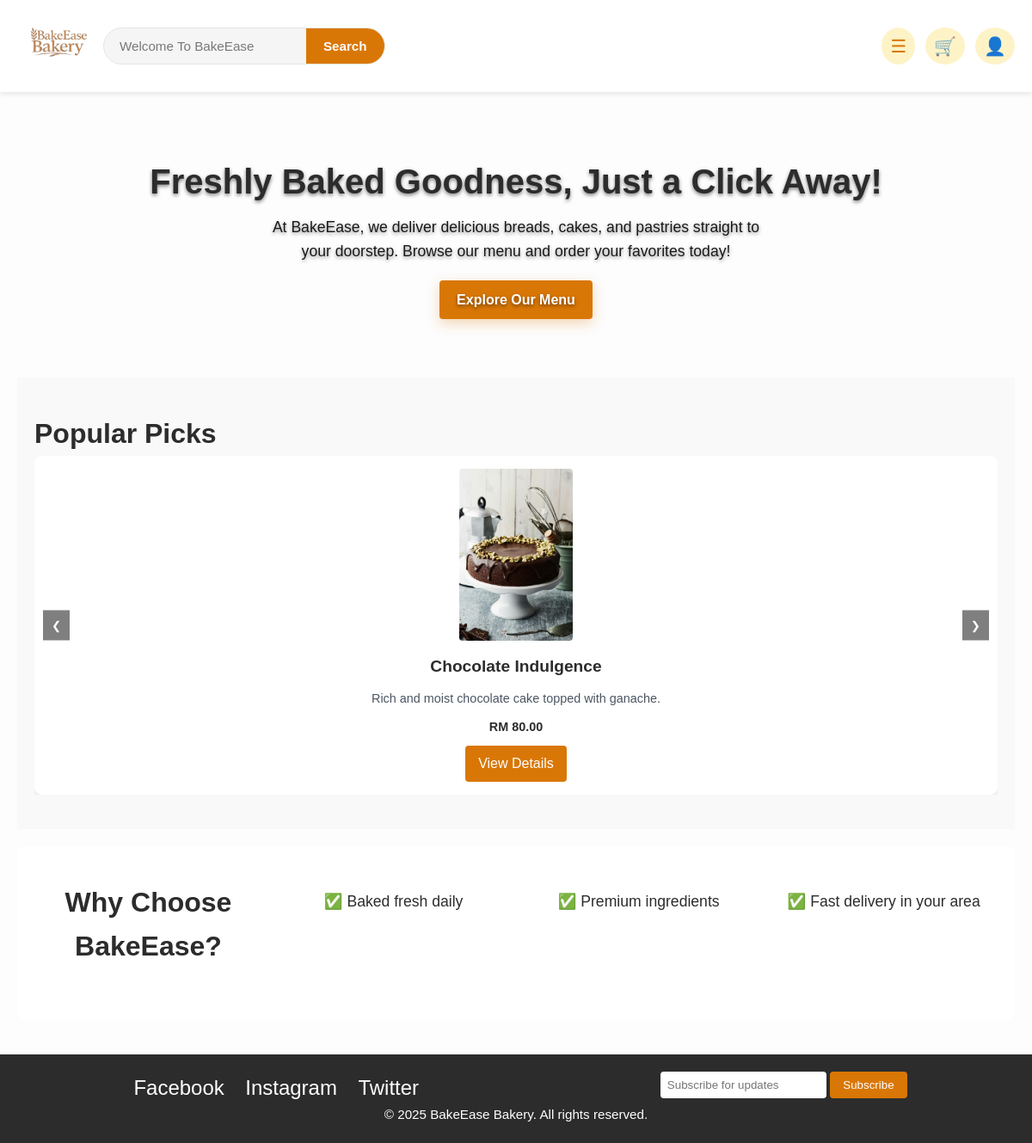
The page / on the database its author committed.
### tables this page shows
CREATE TABLE `products` (
  `id` int(11) NOT NULL,
  `name` varchar(100) NOT NULL,
  `description` text DEFAULT NULL,
  `price` decimal(10,2) NOT NULL,
  `category` varchar(50) DEFAULT NULL,
  `image` varchar(255) DEFAULT NULL,
  `stock` int(11) DEFAULT 0,
  `created_at` timestamp NOT NULL DEFAULT current_timestamp(),
  `features` text DEFAULT NULL
);

### index.php (the view, shortened to what this page needs)
<?php
include("db_connection.php");
$query = "SELECT id, name, description, price, image FROM products WHERE category = 'Cake' LIMIT 3";
$result = mysqli_query($conn, $query);
$products = [];
if ($result) {
    while ($row = mysqli_fetch_assoc($result)) {
        $products[] = $row;
    }
}
?>
<!DOCTYPE html>
<html lang="en">
<head>
    <link rel="stylesheet" href="styles.css" />
</head>
<body>
    <header>
        <div class="header-bar">
            <div class="logo-left">
                <a href="index.php">
                    <img src="images/logo.png" alt="BakeEase Logo" class="logo-inline" />
                </a>
                <div class="search-center">
                    <form class="search-form" action="products.php" method="get">
                        <input type="text" name="search" placeholder="Welcome To BakeEase" />
                        <button type="submit">Search</button>
                    </form>
                </div>
            </div>
            <div class="header-right">
                <div class="nav-dropdown">
                    <span class="nav-toggle" id="navToggle" title="Navigation Menu">☰</span>
                </div>
                <div class="cart-dropdown">
                    <span class="cart-icon" id="cartToggle">🛒</span>
                </div>
                <div class="profile-dropdown">
                    <span class="profile-icon" id="profileToggle">👤</span>
                </div>
            </div>
        </div>
    </header>
    <main>
        <section class="intro">
    <div class="intro-overlay">
        <h1 class="intro-title">Freshly Baked Goodness, Just a Click Away!</h1>
        <p class="intro-subtitle">At BakeEase, we deliver delicious breads, cakes, and pastries straight to your doorstep. Browse our menu and order your favorites today!</p>
        <a href="products.php" class="intro-cta">Explore Our Menu</a>
    </div>
</section>
        <section class="popular">
            <h2>Popular Picks</h2>
            <div class="carousel">
                <button class="carousel-btn prev" onclick="moveCarousel(-1)">&#10094;</button>
                <div class="carousel-inner" id="carouselInner">
                    <?php foreach ($products as $product): ?>
                        <div class="product-card">
                            <img src="<?php echo htmlspecialchars($product['image']); ?>" alt="<?php echo htmlspecialchars($product['name']); ?>">
                            <h3><?php echo htmlspecialchars($product['name']); ?></h3>
                            <p><?php echo htmlspecialchars($product['description']); ?></p>
                            <p class="price">RM <?php echo number_format($product['price'], 2); ?></p>
                            <a href="product-detail.php?id=<?php echo htmlspecialchars($product['id']); ?>" class="view-details">View Details</a>
                        </div>
                    <?php endforeach; ?>
                </div>
                <button class="carousel-btn next" onclick="moveCarousel(1)">&#10095;</button>
            </div>
        </section>
        <section class="why-choose">
            <h2>Why Choose BakeEase?</h2>
            <p>✅ Baked fresh daily</p>
            <p>✅ Premium ingredients</p>
            <p>✅ Fast delivery in your area</p>
        </section>
    </main>
    <footer>
        <div class="footer-content">
            <div class="social-icons">
                <a href="#" target="_blank">Facebook</a>
                <a href="#" target="_blank">Instagram</a>
                <a href="#" target="_blank">Twitter</a>
            </div>
            <div class="newsletter">
                <input type="email" placeholder="Subscribe for updates" />
                <button type="submit">Subscribe</button>
            </div>
        </div>
        <p>© 2025 BakeEase Bakery. All rights reserved.</p>
    </footer>
</body>
</html>

### styles.css (style rules this page uses)
* { margin: 0; padding: 0; box-sizing: border-box; }
body { font-family: 'Lora', 'Arial', sans-serif; background: #fdfdfd; color: #2c2c2c; line-height: 1.6; overflow-x: hidden; }
h1, h2, h3 { font-weight: 600; color: #2c2c2c; }
h2 { font-size: 2rem; }
a { color: #d97706; text-decoration: none; transition: color 0.3s ease, transform 0.3s ease; }
header { background: #ffffff; box-shadow: 0 2px 6px rgba(0, 0, 0, 0.1); position: sticky; top: 0; z-index: 1000; }
.header-bar { max-width: 1320px; margin: 0 auto; display: flex; align-items: center; justify-content: space-between; padding: 12px 20px; }
.logo-left { display: flex; align-items: center; }
.logo-inline { height: 75px; transition: transform 0.3s ease; }
.search-center { flex: 1; display: flex; justify-content: center; }
.search-form { display: flex; align-items: center; background: #f5f5f5; border-radius: 30px; width: 100%; max-width: 380px; border: 1px solid #e5e5e5; transition: border-color 0.3s ease, box-shadow 0.3s ease; }
.search-form input[type="text"] { border: none; background: transparent; padding: 12px 18px; width: 100%; font-size: 0.95rem; outline: none; color: #2c2c2c; }
.search-form input[type="text"]::placeholder { color: #787878; }
.search-form button { background: #d97706; color: #ffffff; border: none; padding: 12px 20px; border-radius: 0 30px 30px 0; cursor: pointer; font-size: 0.95rem; font-weight: 600; transition: background 0.3s ease; }
.header-right { display: flex; gap: 12px; align-items: center; }
.nav-dropdown, .cart-dropdown, .profile-dropdown { position: relative; }
.nav-toggle, .cart-icon, .profile-icon { font-size: 1.3rem; padding: 10px; background: #fef3c7; color: #d97706; border-radius: 50%; cursor: pointer; transition: background 0.3s ease, transform 0.3s ease; }
main { max-width: 1320px; margin: 0 auto; padding: 20px; }
.intro { text-align: center; padding: 40px 20px; }
.intro h1 { font-size: 2.5rem; margin-bottom: 15px; }
.intro p { font-size: 1.1rem; margin-bottom: 20px; }
.intro a { display: inline-block; padding: 10px 20px; background: #d97706; color: #ffffff; border-radius: 4px; transition: background 0.3s ease; }
.popular { overflow: hidden; padding: 20px 0; }
.product-card { flex: 1 1 calc(33.33% - 20px); max-width: calc(33.33% - 20px); box-sizing: border-box; background: #fde2fb; border-radius: 8px; box-shadow: 0 2px 4px rgba(0, 0, 0, 0.1); text-align: center; padding: 15px; transition: transform 0.3s ease; }
.product-card img { max-width: 100%; max-height: 200px; display: block; margin: 0 auto 15px; border-radius: 4px; object-fit: cover; }
.product-card h3 { font-size: 1.2rem; margin-bottom: 10px; }
.product-card p { font-size: 0.9rem; color: #4b5563; margin-bottom: 10px; }
.product-card .price { font-weight: 600; color: #2c2c2c; margin-bottom: 10px; }
.product-card a { display: inline-block; padding: 8px 15px; background: #d97706; color: #ffffff; border-radius: 4px; text-decoration: none; transition: background 0.3s ease; }
.why-choose { text-align: center; padding: 40px 20px; background: #f9f9f9; border-radius: 8px; margin: 20px 0; }
.why-choose h2 { margin-bottom: 20px; }
.why-choose p { font-size: 1.1rem; margin: 10px 0; }
.shop-now, .view-details { display: inline-block; padding: 10px 20px; background-color: #d97706; color: white; text-decoration: none; border-radius: 4px; }
footer { background: #2c2c2c; color: #ffffff; text-align: center; padding: 20px 0; width: 100%; position: relative; bottom: 0; }
footer p { font-size: 0.95rem; }

### rows shown on the page
products: image (picture), name "Chocolate Indulgence", description "Rich and moist chocolate cake topped with ganache.", price "80.00"
